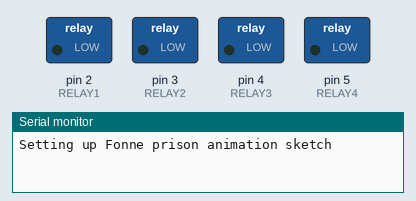
Bench run of a sketch on a simulated Arduino Uno, built with avr-gcc and run on an emulated ATmega328P. On the bench: switched loads named in the sketch (green lamp = pin HIGH), the last lines printed to the serial monitor. Random numbers use the default seed unless the sketch sets one.

Above: at 0.1 s.
At 15.13 s:
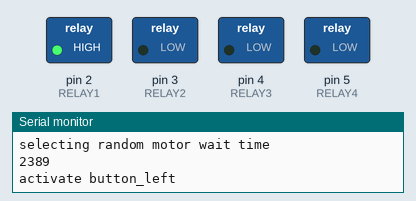
At 17.02 s:
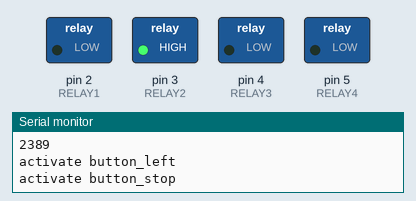
At 33.92 s:
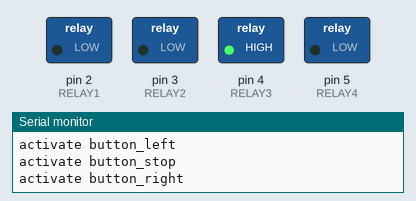
Timing chart, 0 to 35.5 s (numbered marks = the images above):
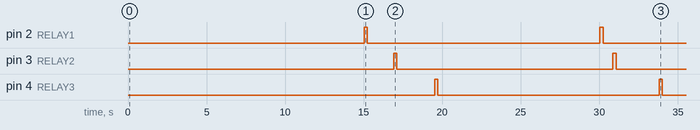

Measured:
- by itself, pin 2 (RELAY1): alternates HIGH for 0.20 s and LOW for 14.8 s
- by itself, pin 3 (RELAY2): alternates HIGH for 0.20 s and LOW for 13.7 s
- by itself, pin 4 (RELAY3): alternates HIGH for 0.20 s and LOW for 14.1 s

The sketch:

fonne_animation.ino
```cpp
// krdoor 01/08/2019
// volunteer @ fonne
// Kristof Van Doorsselaere

/* tested on
  OSX 10.14.5
  Arduino IDE 1.8.8
*/

/******************************************************************************************************************/
/* FUNCTION                                                                                                        */
/* 2 timers:                                                                                                      */
/*  1. turn_motor_left_right used to move the fonne prison guard                                                                                    */
/*     - turn motor x milliseconds left                                                                           */
/*     - wait x milliseconds                                                                                      */
/*     - turn motor x milliseconds right                                                                          */
/*  2. activate_stroboscoop to animate the electric chair                                                                                       */
/******************************************************************************************************************/

/***************************************************************************************************************/
/* Material                                                                                                   */
/* Arduino UNO or Mega                                                                                                 */
/* motor with guidance: eg Multifix Mel 4000                                                                                    */
/* 8 channel relay board                                                                                       */
/* stroboscoop                                                                                                 */
/* USB kabel + charger                                                                                         */
/***************************************************************************************************************/

#include <SimpleTimer.h>

SimpleTimer timer;

#define RELAY1 2                           // motor button left
#define RELAY2 3                           // motor button stop
#define RELAY3 4                           // motor button right
#define RELAY4 5                           // stroboscoop
int motor_turn_time;                       // variable used to set motor turn time
int const max_motor_turn_time = 2000;      // maximum time motor can turn (miliseconds)
int const min_motor_turn_time = 500;       // minimal time motor should turn (miliseconds)
int const max_motor_wait_time = 5000;      // maximum time motor should wait in between turn left and right (miliseconds)
int const min_motor_wait_time = 250;       // minimal time motor should wait in between turn left and right (miliseconds)
int motor_wait_time;                       // variable used to set motor wait time (miliseconds)
int strobo_time;                           // variable used to set time stroboscoop run time (miliseconds)
int const min_strobo_time = 10000;         // minimal stroboscoop run time (miliseconds)
int const max_strobo_time = 30000;         // maximum stroboscoop run time (miliseconds)
long const motor_interval = 15000;         // timer interval for the motor_turn_left_right activation function (miliseconds)
long stroboscoop_interval = 600000;        // timer interval for the stroboscoop activation function (miliseconds)
int const relay_pulse_time = 200;          // pulse time for the motor buttons (miliseconds)


void setup()
{
  Serial.begin(9600);                      // initialise serial communication
  Serial.println("Setting up Fonne prison animation sketch");
  pinMode(RELAY1, OUTPUT);                 // Initialise the Arduino data pins for OUTPUT
  pinMode(RELAY2, OUTPUT);                 // Initialise the Arduino data pins for OUTPUT
  pinMode(RELAY3, OUTPUT);                 // Initialise the Arduino data pins for OUTPUT
  pinMode(RELAY4, OUTPUT);                 // Initialise the Arduino data pins for OUTPUT
  randomSeed(analogRead(0));               // random analog noise will cause the call to randomSeed() to generate different seed numbers each time the sketch runs
  timer.setInterval(motor_interval, turn_motor_left_right);
  timer.setInterval(stroboscoop_interval, activate_stroboscoop);
}

void loop()
{
  timer.run();
}
```

functions.ino
```cpp
void turn_motor_left_right()
{
Serial.println("selecting random motor turn time");
motor_turn_time = random(min_motor_turn_time,max_motor_turn_time);
Serial.println(motor_turn_time);
Serial.println("selecting random motor wait time");
motor_wait_time = random(min_motor_wait_time,max_motor_wait_time);
Serial.println(motor_wait_time);
Serial.println("activate button_left");
digitalWrite(RELAY1,HIGH);                          // Turns ON Relays 1
delay(relay_pulse_time);
digitalWrite(RELAY1,LOW);                           // Turns OFF Relays 1
delay(motor_turn_time);                             // Wait x milliseconds

Serial.println("activate button_stop");
digitalWrite(RELAY2,HIGH);                          // Turns ON Relays 2
delay(relay_pulse_time);
digitalWrite(RELAY2,LOW);                           // Turns OFF Relays 2
delay(motor_wait_time);                             // Wait x milliseconds

Serial.println("activate button_right");
digitalWrite(RELAY3,HIGH);                          // Turns ON Relays 3
delay(relay_pulse_time);
digitalWrite(RELAY3,LOW);                           // Turns OFF Relays 3
delay(motor_turn_time);                             // Wait x milliseconds
}


void activate_stroboscoop()
{
  Serial.println("selecting random strobo wait time");
  strobo_time = random(min_strobo_time,max_strobo_time);
  Serial.println(strobo_time);
  Serial.println("Activating stroboscoop");
  digitalWrite(RELAY4,HIGH);                      // Turns ON Relays 4
  delay(strobo_time);
  Serial.println("Stopping stroboscoop");
  digitalWrite(RELAY4,LOW);                       // Turns OFF Relays 4
}
```
